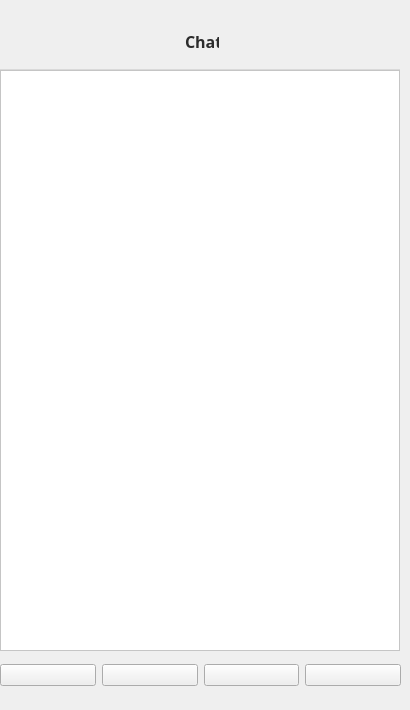
    <widget class="QWidget" name="chat">
     <widget class="QWidget" name="horizontalLayoutWidget_4">
      <property name="geometry">
       <rect>
        <x>0</x>
        <y>650</y>
        <width>401</width>
        <height>51</height>
       </rect>
      </property>
      <layout class="QHBoxLayout" name="horizontalLayout_6">
       <item>
        <widget class="QPushButton" name="btnSuggested_3">
         <property name="text">
          <string/>
         </property>
         <property name="icon">
          <iconset resource="resources.qrc">
           <normaloff>:/icons/icons/suggested.png</normaloff>:/icons/icons/suggested.png</iconset>
         </property>
         <property name="iconSize">
          <size>
           <width>24</width>
           <height>24</height>
          </size>
         </property>
        </widget>
       </item>
       <item>
        <widget class="QPushButton" name="btnDiscover_3">
         <property name="enabled">
          <bool>true</bool>
         </property>
         <property name="text">
          <string/>
         </property>
         <property name="icon">
          <iconset resource="resources.qrc">
           <normaloff>:/icons/icons/discover.png</normaloff>:/icons/icons/discover.png</iconset>
         </property>
         <property name="iconSize">
          <size>
           <width>24</width>
           <height>24</height>
          </size>
         </property>
        </widget>
       </item>
       <item>
        <widget class="QPushButton" name="btnChat_3">
         <property name="enabled">
          <bool>true</bool>
         </property>
         <property name="text">
          <string/>
         </property>
         <property name="icon">
          <iconset resource="resources.qrc">
           <normaloff>:/icons/icons/chat-select.png</normaloff>:/icons/icons/chat-select.png</iconset>
         </property>
         <property name="iconSize">
          <size>
           <width>24</width>
           <height>24</height>
          </size>
         </property>
        </widget>
       </item>
       <item>
        <widget class="QPushButton" name="btnAccount_3">
         <property name="enabled">
          <bool>true</bool>
         </property>
         <property name="text">
          <string/>
         </property>
         <property name="icon">
          <iconset resource="resources.qrc">
           <normaloff>:/icons/icons/account.png</normaloff>:/icons/icons/account.png</iconset>
         </property>
         <property name="iconSize">
          <size>
           <width>24</width>
           <height>24</height>
          </size>
         </property>
        </widget>
       </item>
      </layout>
     </widget>
     <widget class="QWidget" name="topbar_chat" native="true">
      <property name="geometry">
       <rect>
        <x>0</x>
        <y>0</y>
        <width>400</width>
        <height>70</height>
       </rect>
      </property>
      <property name="styleSheet">
       <string notr="true">border-bottom: 1px solid #d9d9d9;</string>
      </property>
      <widget class="QLabel" name="text_chat">
       <property name="geometry">
        <rect>
         <x>185</x>
         <y>30</y>
         <width>34</width>
         <height>22</height>
        </rect>
       </property>
       <property name="font">
        <font>
         <family>Segoe UI Semibold</family>
         <pointsize>12</pointsize>
         <bold>true</bold>
        </font>
       </property>
       <property name="styleSheet">
        <string notr="true">color: #2c2c2c</string>
       </property>
       <property name="text">
        <string>Chat</string>
       </property>
      </widget>
     </widget>
     <widget class="QScrollArea" name="scrollArea_3">
      <property name="geometry">
       <rect>
        <x>0</x>
        <y>70</y>
        <width>400</width>
        <height>581</height>
       </rect>
      </property>
      <property name="styleSheet">
       <string notr="true">background-color: #ffffff</string>
      </property>
      <property name="widgetResizable">
       <bool>true</bool>
      </property>
      <widget class="QWidget" name="scrollAreaWidgetContents_3">
       <property name="geometry">
        <rect>
         <x>0</x>
         <y>0</y>
         <width>398</width>
         <height>579</height>
        </rect>
       </property>
      </widget>
     </widget>
    </widget>
